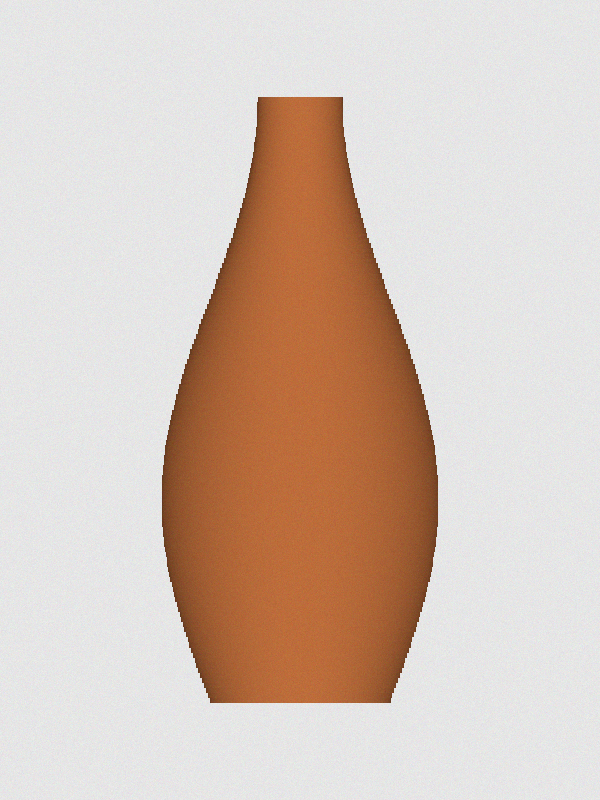
#> input picture data/images/synthetic/vase.png, 600 x 800 px
$ python photo_to_model.py ../data/images/synthetic/vase.png
#> lines starting #> are read from the running program, lines starting #| are printed output that depends on the picture; after the words box and inside, x2 and y2 are one past the last pixel; in counts of white or black regions, pixels touching at a corner belong together
### assetforge/image/silhouette.py
"""Siluetten model: dik duran, simetrik bir nesnenin (vazo, şişe, bardak) fotoğrafından
eksen ve yarıçapları çıkarır. Sonuç doğrudan sweep'e verilir.

Varsayımlar (bu ilk sürüm için):
- Fotoğraf nesneye tam önden çekilmiş.
- Nesne dik duruyor ve dönel simetrik (her yüksekliğin kesiti bir daire).
- Arka plan sade (tek renk duvar, masa örtüsü).
"""

import cv2
import numpy as np


def object_mask(img, method="auto", rect=None):
    """Nesneyi arka plandan ayırır. Nesne 255, arka plan 0 olan bir maske döndürür.

    method="auto":    önce arka plan rengine göre ayırmayı dener (hızlı, sade arka planda
                      çok iyi); sonuç anlamsızsa GrabCut'a geçer.
    method="color":   sadece arka plan rengine göre ayır.
    method="grabcut": sadece GrabCut kullan (rect verilebilir).
    """
    if method in ("auto", "color"):
        mask = color_mask(img)
        area = (mask > 0).mean()
        if method == "color" or 0.02 < area < 0.9:
            return mask
    return grabcut_mask(img, rect)


def color_mask(img):
    """Arka planın rengini resmin kenarlarından öğrenir, ondan farklı pikselleri nesne sayar.

    Lab renk uzayını kullanıyoruz: L parlaklık, a ve b renk tonu. Arka plan renkliyse
    (kırmızı, mavi...) sadece renk tonuna bakmak gölgeleri ve parlaklık farklarını yok sayar.
    Arka plan griyse (beyaz duvar) parlaklık da hesaba katılır.
    """
    lab = cv2.cvtColor(cv2.GaussianBlur(img, (5, 5), 0), cv2.COLOR_BGR2LAB).astype(np.float32)
    b = 10                                                     # kenar şeridinin kalınlığı
    border = np.concatenate([lab[:b].reshape(-1, 3), lab[-b:].reshape(-1, 3),
                             lab[:, :b].reshape(-1, 3), lab[:, -b:].reshape(-1, 3)])
    bg = np.median(border, axis=0)

    bg_chroma = np.hypot(bg[1] - 128, bg[2] - 128)            # arka plan ne kadar renkli
    channels = slice(1, 3) if bg_chroma > 15 else slice(0, 3)
    dist = np.linalg.norm(lab[:, :, channels] - bg[channels], axis=2)

    dist8 = cv2.normalize(dist, None, 0, 255, cv2.NORM_MINMAX).astype(np.uint8)
    _, mask = cv2.threshold(dist8, 0, 255, cv2.THRESH_BINARY + cv2.THRESH_OTSU)
    return clean_mask(mask)


# [25 lines left out: function grabcut_mask, not called in this run]


def clean_mask(mask):
    """Maskeyi temizler: küçük delikleri kapatır, kırıntıları atar, en büyük parçayı tutar."""
    kernel = cv2.getStructuringElement(cv2.MORPH_ELLIPSE, (7, 7))
    m = cv2.morphologyEx(mask, cv2.MORPH_CLOSE, kernel)
    m = cv2.morphologyEx(m, cv2.MORPH_OPEN, kernel)
    count, labels, stats, _ = cv2.connectedComponentsWithStats((m > 0).astype(np.uint8))
    if count <= 1:
        return np.zeros_like(mask)
    biggest = 1 + np.argmax(stats[1:, cv2.CC_STAT_AREA])   # 0 numara arka plan
    m = np.where(labels == biggest, 255, 0).astype(np.uint8)

    # İçerideki delikleri doldur: dış sınırı bulup içini tamamen boya
    contours, _ = cv2.findContours(m, cv2.RETR_EXTERNAL, cv2.CHAIN_APPROX_NONE)
    filled = np.zeros_like(m)
    cv2.drawContours(filled, contours, -1, 255, thickness=cv2.FILLED)
    return filled


def row_profile(mask):
    """Maskenin her satırında nesnenin sol ve sağ kenarını bulur.

    Döndürür: rows (satır numaraları, yukarıdan aşağı), centers (orta nokta, piksel),
    radii (yarı genişlik, piksel). Nesnenin hiç olmadığı satırlar atlanır.
    """
    rows, centers, radii = [], [], []
    for v in range(mask.shape[0]):
        cols = np.flatnonzero(mask[v])
        if len(cols) == 0:
            continue
        left, right = cols[0], cols[-1]
        rows.append(v)
        centers.append((left + right) / 2)
        radii.append((right - left + 1) / 2)
    return np.array(rows), np.array(centers), np.array(radii)


def axis_and_radii_from_mask(mask, n_rings=40, height=1.0, smooth=5):
    """Maskeden sweep için dik bir eksen ve her halkanın yarıçapını çıkarır.

    n_rings: eksen boyunca kaç halka olacağı
    height:  modelin yüksekliği (dünya biriminde); fotoğraftan gerçek boy bilinemez
    smooth:  yarıçapları kaç satır üzerinden yumuşatacağı (titremeyi önler)
    Döndürür: (P, radii), P = (n_rings, 3) eksen noktaları, z yukarı.
    """
    rows, _, radii_px = row_profile(mask)
    if len(rows) < 2:
        raise ValueError("Maskede nesne bulunamadı")

    if smooth > 1 and len(radii_px) >= smooth:
        radii_px = np.convolve(radii_px, np.ones(smooth) / smooth, mode="same")

    top, bottom = rows[0], rows[-1]
    px_per_unit = (bottom - top) / height

    sample_rows = np.linspace(bottom, top, n_rings)          # aşağıdan yukarı
    sample_radii = np.interp(sample_rows, rows, radii_px) / px_per_unit
    z = (bottom - sample_rows) / px_per_unit

    P = np.c_[np.zeros(n_rings), np.zeros(n_rings), z]
    return P, sample_radii

### assetforge/core/sweep.py
"""Sweep: bir çemberi (kesiti) bir eksen boyunca kaydırarak 3D parça üretir."""

import numpy as np

from assetforge.core.frames import frames
from assetforge.core.mesher import cap_faces, grid_faces


def sweep(P, radii, n=36, caps=True):
    """Eksen P boyunca, her noktada verilen yarıçapta halkalar dizer. (V, F) döndürür.

    P:     (k, 3) eksen noktaları
    radii: tek bir sayı (sabit kalınlık) ya da her eksen noktası için bir yarıçap
    n:     her halkadaki nokta sayısı
    """
    P = np.asarray(P, dtype=float)
    radii = np.broadcast_to(np.asarray(radii, dtype=float), (len(P),))
    T, N, B = frames(P)

    angles = np.linspace(0, 2 * np.pi, n, endpoint=False)
    cos, sin = np.cos(angles), np.sin(angles)

    # 1) Noktalar: her eksen noktasında, N-B düzlemine bir halka
    points = []
    for i in range(len(P)):
        for c, s in zip(cos, sin):
            points.append(P[i] + radii[i] * (c * N[i] + s * B[i]))
    V = np.array(points)

    # 2) Yan yüz: silindirdeki ile aynı fonksiyon
    F = grid_faces(len(P), n)

    # 3) Kapaklar: merkezleri eksenin ilk ve son noktası
    if caps:
        start_center, end_center = len(V), len(V) + 1
        V = np.vstack([V, P[0], P[-1]])
        start = cap_faces(0, n, start_center, flip=True)
        end = cap_faces((len(P) - 1) * n, n, end_center, flip=False)
        F = np.vstack([F, start, end])

    return V, F


# [4 lines left out: function arc_axis, not called in this run]

### scripts/photo_to_model.py
"""Siluetten model: bir vazo/şişe/bardak fotoğrafından 3D model üretir.

Reponun kökünden çalıştır:
    python -m scripts.photo_to_model data/images/synthetic/vase.png
Çıktılar:
    out/mask_overlay.png  bulunan siluet, fotoğrafın üstünde yeşil çizgiyle
    out/model.obj         3D model (Blender'da açılabilir)
Sonra model Polyscope'ta gösterilir.
"""

import sys
from pathlib import Path

import cv2
import polyscope as ps

from assetforge.core.mesher import save_obj
from assetforge.core.sweep import sweep
from assetforge.image.silhouette import axis_and_radii_from_mask, object_mask

if len(sys.argv) < 2:
    sys.exit("Kullanım: python -m scripts.photo_to_model <fotoğraf yolu>")

img = cv2.imread(sys.argv[1])
#> img is the input picture: shape (800, 600, 3); mean B, G, R 184.7, 196.2, 214.5
if img is None:
    sys.exit(f"Resim okunamadı: {sys.argv[1]}")

# 1) Nesneyi arka plandan ayır
mask = object_mask(img)
#> in color_mask, `lab = cv2.cvtColor(cv2.GaussianBlur(img, (5, 5), 0), cv2.COLOR_BGR2LAB..`:
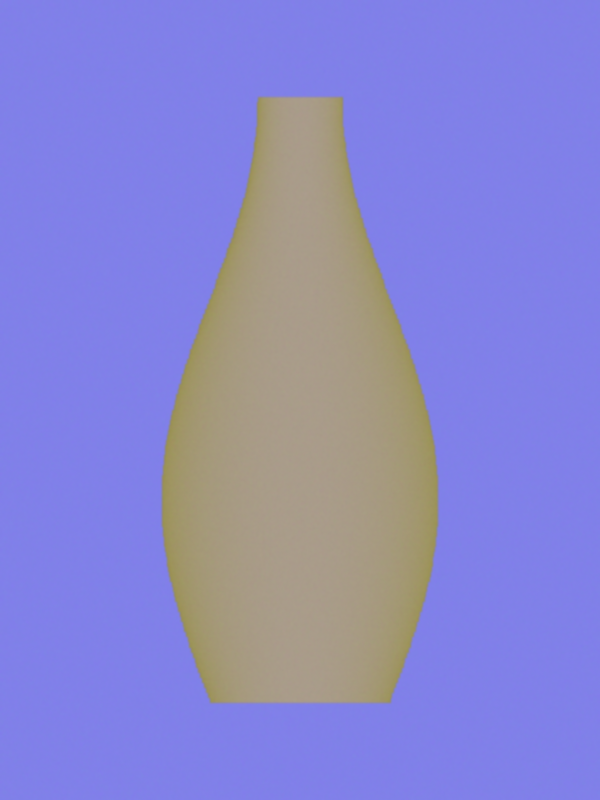
#> lab: shape (800, 600, 3) float32; mean B, G, R 204.9, 134.4, 137.5
#> in color_mask, `bg = np.median(border, axis=0)`: bg = [233, 128, 128]
#> in color_mask, `bg_chroma = np.hypot(bg[1] - 128, bg[2] - 128)`: bg_chroma = 0
#> in color_mask, `dist = np.linalg.norm(lab[:, :, channels] - bg[channels], axis=2)`:
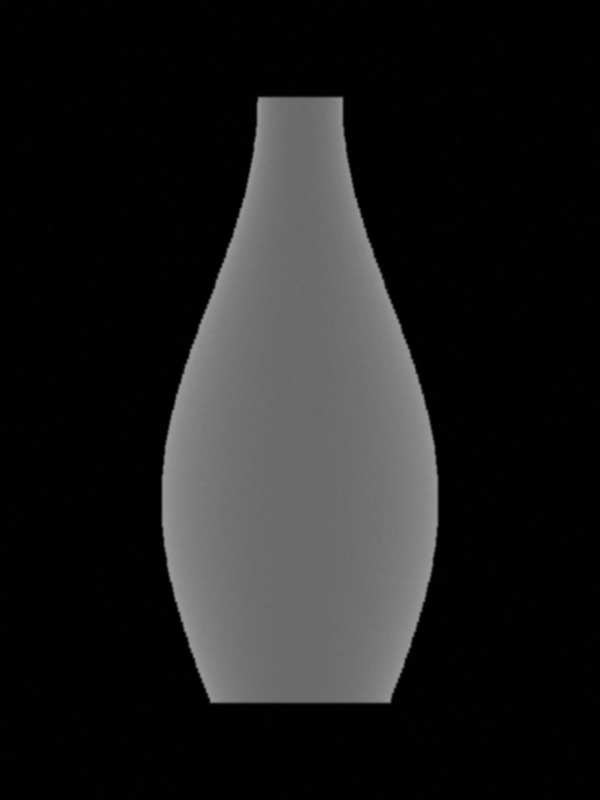
#> dist: shape (800, 600) float32; min 0, max 153.5, mean 30.7
#> in color_mask, `dist8 = cv2.normalize(dist, None, 0, 255, cv2.NORM_MINMAX).astype(np.u..`:
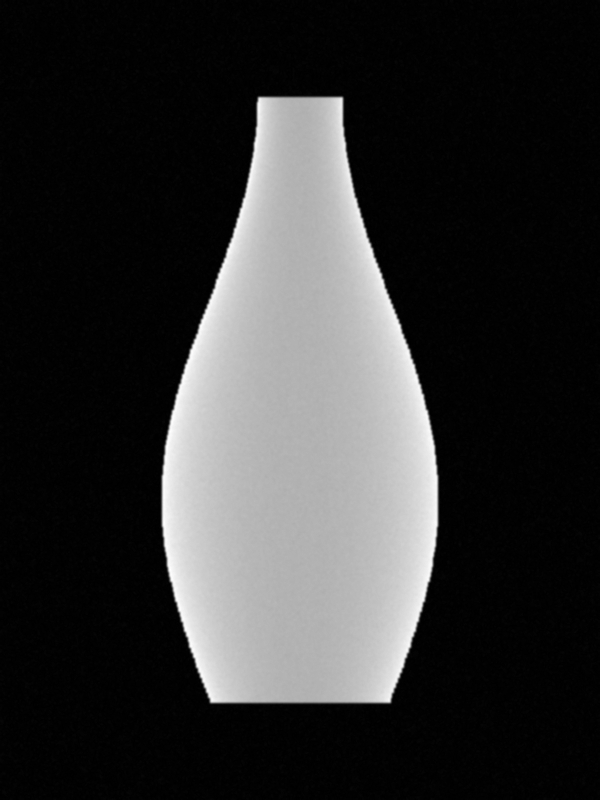
#> dist8: shape (800, 600); min 0, max 255, mean 50.5
#> in color_mask, `_, mask = cv2.threshold(dist8, 0, 255, cv2.THRESH_BINARY + cv2.THRESH_..`:
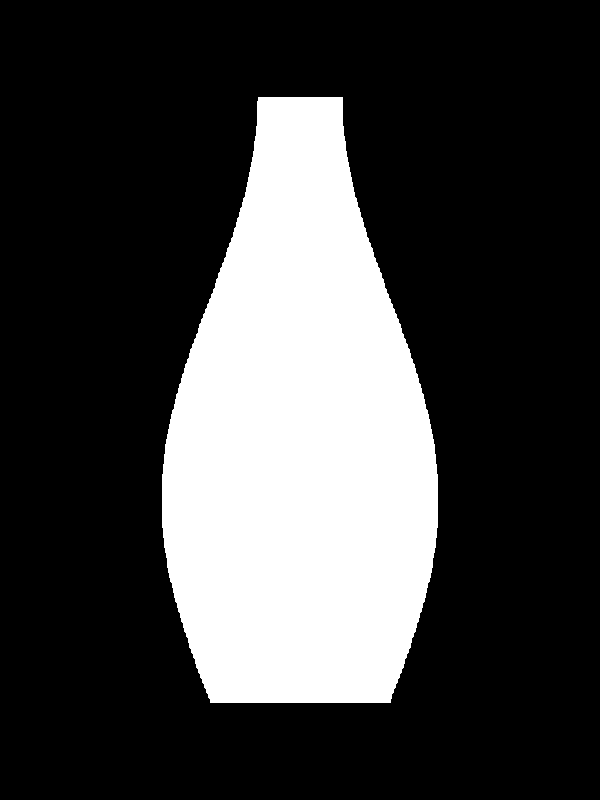
#> mask: shape (800, 600); 25.4% white; 1 white region, box (x1, y1, x2, y2) and area: (162, 97, 438, 703) 121935
#> in clean_mask, `m = cv2.morphologyEx(m, cv2.MORPH_OPEN, kernel)`: m: shape (800, 600); 25.4% white; 1 white region, box (x1, y1, x2, y2) and area: (162, 97, 438, 703) 121919
#> in clean_mask, `count, labels, stats, _ = cv2.connectedComponentsWithStats((m > 0).ast..`: labels: shape (800, 600) int32; values 0 (black) and 1 (white), 25.4% white; 1 white region
#> in clean_mask, `count, labels, stats, _ = cv2.connectedComponentsWithStats((m > 0).ast..`: count = 2; stats = [[0, 0, 600, 800, 358081], [162, 97, 276, 606, 121919]]
#> in clean_mask, `biggest = 1 + np.argmax(stats[1:, cv2.CC_STAT_AREA])`: biggest = 1
#> in clean_mask, `contours, _ = cv2.findContours(m, cv2.RETR_EXTERNAL, cv2.CHAIN_APPROX_..`: contours = 1 contour; box (x1, y1, x2, y2) and area: (162, 97, 438, 703) 121185
#> in object_mask, `area = (mask > 0).mean()`: area = 0.254

# 2) Kontrol için siluetin sınırını fotoğrafın üstüne çiz ve kaydet
Path("out").mkdir(exist_ok=True)
contours, _ = cv2.findContours(mask, cv2.RETR_EXTERNAL, cv2.CHAIN_APPROX_NONE)
overlay = img.copy()
cv2.drawContours(overlay, contours, -1, (0, 200, 0), 2)
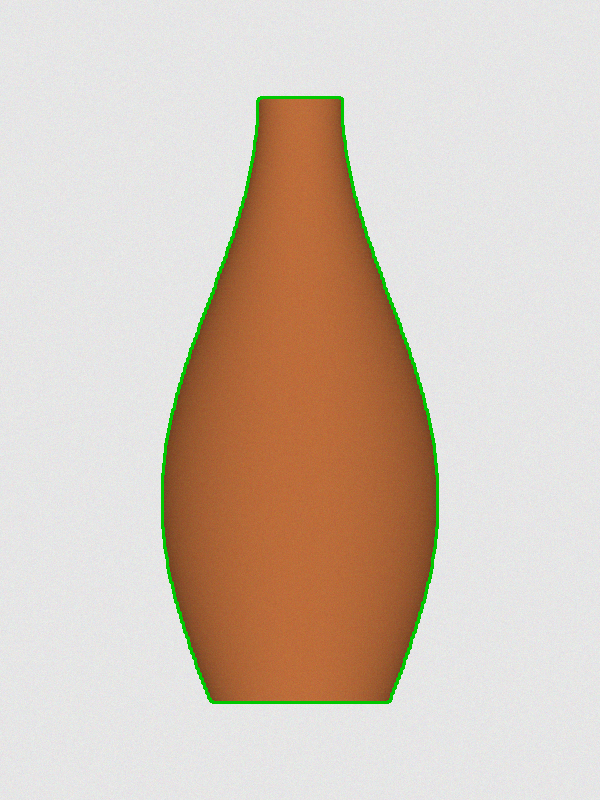
#> overlay: shape (800, 600, 3); 1.04% of pixels changed, all inside (x1, y1, x2, y2) = (161, 96, 439, 704)
cv2.imwrite("out/mask_overlay.png", overlay)
print("out/mask_overlay.png kaydedildi: yeşil çizgi nesneyi doğru sarıyor mu, bak")

# 3) Siluetten eksen ve yarıçapları çıkar, sweep ile 3D modele çevir
P, radii = axis_and_radii_from_mask(mask, n_rings=60, height=1.0)
#> after the loop in row_profile, `for v in range(mask.shape[0]):`: centers = 606 values, max 300 at index 0, min 299.5 at index 4, mean 299.5; radii = 606 values, max 138 at index 377, min 39.5 at index 0, mean 100.6; rows = 606 values from 97 to 702
#> in axis_and_radii_from_mask, `rows, _, radii_px = row_profile(mask)`: radii_px has the same summary as radii in row_profile
#> in axis_and_radii_from_mask, `radii_px = np.convolve(radii_px, np.ones(smooth) / smooth, mode="same")`: radii_px = 606 values, max 138 at index 379, min 24.7 at index 0, mean 100.5
#> in axis_and_radii_from_mask, `top, bottom = rows[0], rows[-1]`: top = 97; bottom = 702
#> in axis_and_radii_from_mask, `px_per_unit = (bottom - top) / height`: px_per_unit = 605
#> in axis_and_radii_from_mask, `sample_radii = np.interp(sample_rows, rows, radii_px) / px_per_unit`: sample_radii = 60 values, max 0.228 at index 18, min 0.0408 at index 59, mean 0.164
#> in axis_and_radii_from_mask, `z = (bottom - sample_rows) / px_per_unit`: z = 60 values from 0 to 1
#> in axis_and_radii_from_mask, `P = np.c_[np.zeros(n_rings), np.zeros(n_rings), z]`: P = 60 rows, first 8: [0, 0, 0], [0, 0, 0.0169], [0, 0, 0.0339], [0, 0, 0.0508], [0, 0, 0.0678], [0, 0, 0.0847], [0, 0, 0.102], [0, 0, 0.119]
#> radii has the same summary as sample_radii in axis_and_radii_from_mask
V, F = sweep(P, radii, n=48)
#> in sweep, `radii = np.broadcast_to(np.asarray(radii, dtype=float), (len(P),))`: radii has the same summary as sample_radii in axis_and_radii_from_mask
#> (the run stopped early here; a loop or call above may not have finished)
